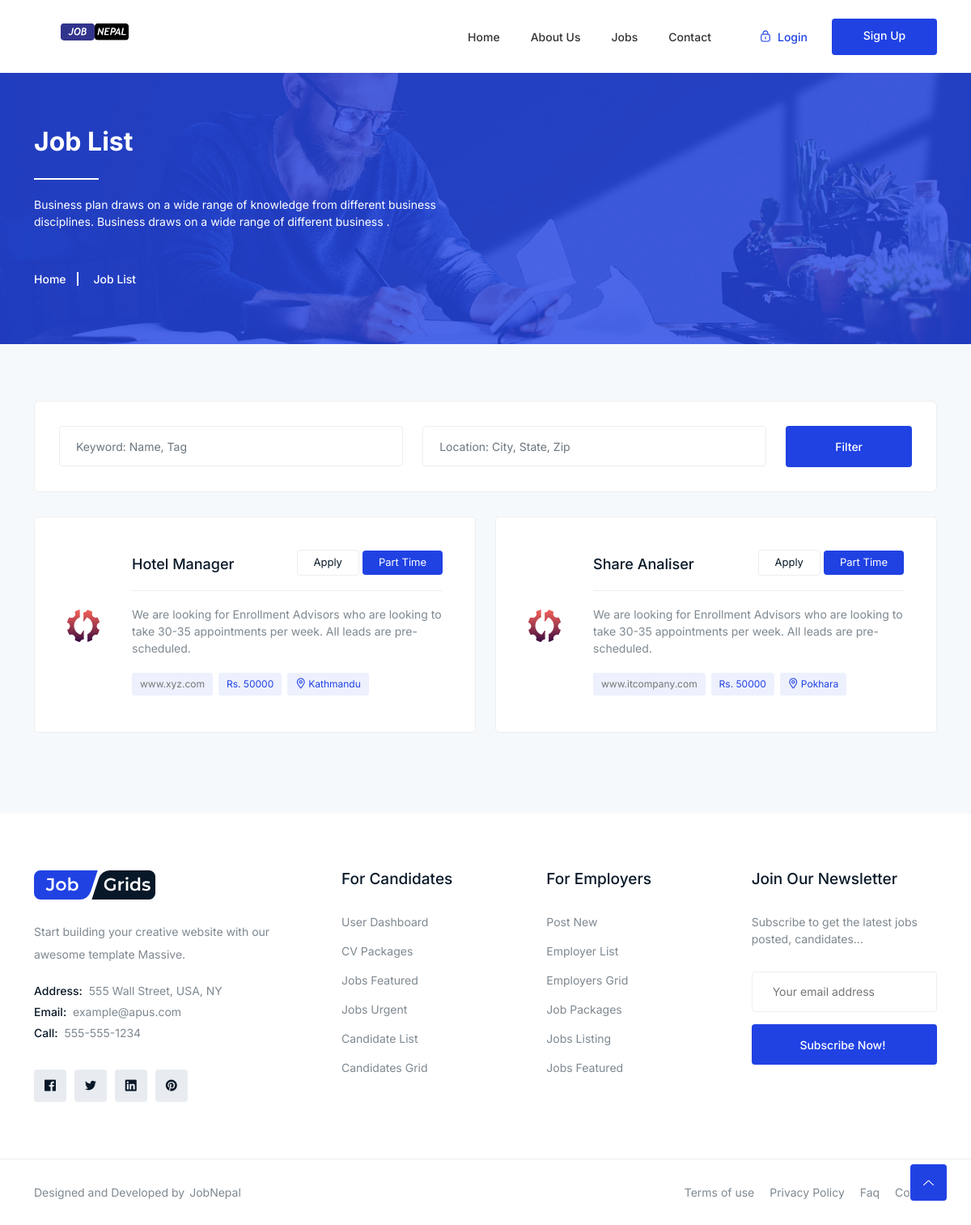
The app's page /jobs/job-list/ with its own data.
### job/models.py (models this page shows, shortened)
class Job(models.Model):
    user = models.ForeignKey(Account, on_delete=models.CASCADE)
    job_title = models.CharField(max_length=255)
    job_slug = models.SlugField(max_length=100, unique=True)
    job_type = models.ForeignKey(JobType, on_delete=models.SET_NULL, null=True)
    category = models.ForeignKey(Category, on_delete=models.SET_NULL, null=True)
    application_deadline = models.DateField(null=True)
    salary = models.CharField(max_length=100, blank=True)
    job_description = models.TextField()
    job_requirements = models.TextField()
    company_name = models.CharField(max_length=255)
    company_website = models.CharField(max_length=255)
    company_location = models.CharField(max_length=255)
    is_featured = models.BooleanField(default=False)
    job_post_date = models.DateTimeField(null=True)
    def get_url(self):
        return reverse('jobDetail',args=[self.category.slug, self.job_slug])

### jobType/models.py (models this page shows)
class JobType(models.Model):
    job_type_name = models.CharField(max_length=50, unique=True)
    slug          = models.SlugField(max_length=100, unique=True)
    is_active     = models.BooleanField(default=False)
    def __str__(self):
        return self.job_type_name

### job/views.py (the view)
# urls.py: path('job-list/', views.jobList, name='jobList'),
def jobList(request, category_slug=None):
    categories = None
    jobs = None
    if category_slug != None:
        categories = get_object_or_404(Category, slug=category_slug)
        jobs = Job.objects.filter(category=categories)
        paginator = Paginator(jobs, 1)
        page = request.GET.get('page')
        paged_jobs = paginator.get_page(page)
    else:
        jobs = Job.objects.all().order_by('id')
        paginator = Paginator(jobs, 4)
        page = request.GET.get('page')
        paged_jobs = paginator.get_page(page)
    context = {
        'jobs': paged_jobs,
        'page_title': 'Job List'
    }
    return render(request, 'job/job-list.html',context)

### category/context_processors.py (called while the page is built)
def categories_links(request):
    category_links = Category.objects.all()
    return dict(category_links=category_links)

### jobType/context_processors.py (called while the page is built)
def job_type_links(request):
    job_type_links = JobType.objects.all()
    return dict(job_type_links=job_type_links)

### templates/job/job-list.html (shortened to what this page needs)
{% extends "layouts/base.html" %}
{% load static %}
{% block content %}
   {% include "layouts/breadcrumb.html" %}
    <section class="find-job job-list section">
        <div class="search-job">
            <div class="container">
                <div class="search-nner">
                    <div class="row">
                        <div class="col-lg-5 col-md-5 col-xs-12">
                            <input type="text" class="form-control" placeholder="Keyword: Name, Tag">
                        </div>
                        <div class="col-lg-5 col-md-5 col-xs-12">
                            <input type="text" class="form-control" placeholder="Location: City, State, Zip">
                        </div>
                        <div class="col-lg-2 col-md-2 col-xs-12 button">
                            <button type="submit" class="btn btn-common float-right">Filter</button>
                        </div>
                    </div>
                </div>
            </div>
        </div>
        <div class="container">
            <div class="single-head">
                <div class="row">
                    {% if jobs %}
                    {% for job in jobs %}
                    <div class="col-lg-6 col-12">
                        <div class="single-job">
                            <div class="job-image">
                                <img src="assets/images/jobs/img1.png" alt="#">
                            </div>
                            <div class="job-content">
                                <h4><a href="{{ job.get_url }}">{{ job.job_title }}</a></h4>
                                <p>We are looking for Enrollment Advisors who are looking to take 30-35 appointments per
                                    week. All leads are pre-scheduled. </p>
                                <ul>
                                    <li><a href="#">{{ job.company_website }}</a></li>
                                    <li>Rs. {{ job.salary }}</li>
                                    <li><i class="lni lni-map-marker"></i>{{ job.company_location }}</li>
                                </ul>
                            </div>
                            <div class="job-button">
                                <ul>
                                    <li><a href="{{ job.get_url }}">Apply</a></li>
                                    <li><span>{{ job.job_type }}</span></li>
                                </ul>
                            </div>
                        </div>
                    </div>
                    {% endfor %}
                    {% endif %}
                </div>
            </div>
        </div>
    </section>
{% endblock %}

### records on screen
Job: job_title "Hotel Manager", company_website "www.xyz.com", salary "50000", company_location "Kathmandu", job_type "Part Time"
Job: job_title "Share Analiser", company_website "www.itcompany.com", salary "50000", company_location "Pokhara", job_type "Part Time"

### other values on screen
{{ page_title|default:" " }} "Job List"
